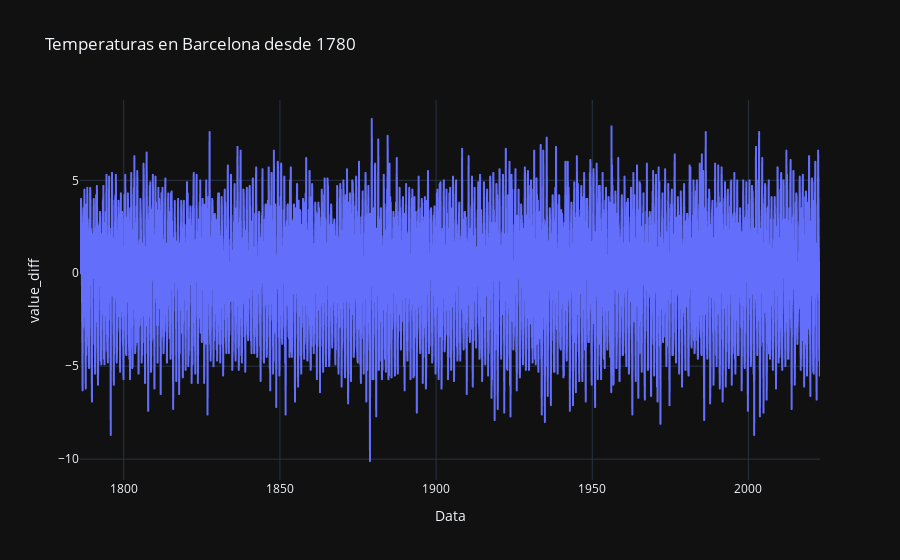

Source (notebook cell):
### Markdown cell above
Seasonal ARIMA, es una extensión de ARIMA que admite explícitamente datos de series temporales univariadas con un componente estacional. Agrega tres nuevos hiperparámetros para especificar la autorregresión (AR), diferenciación (I) y media móvil (MA) para el componente estacional de la serie, así como un parámetro adicional para el período de la estacionalidad.

Hay cuatro elementos estacionales que no forman parte de ARIMA que deben configurarse; ellos son:

P: orden autorregresivo estacional.
D: Orden de diferencia estacional.
P: Orden promedio móvil estacional.
m: El número de pasos de tiempo para un solo período estacional.

### Code cell
fig = px.line(df1, x= df1.index, y="value_diff", template = "plotly_dark", title="Temperaturas en Barcelona desde 1780")
fig.show()

### Figure 1 — Plotly figure (JSON) as saved in the notebook; plotly's stock layout.template omitted (floating-point values rounded to 4 significant figures; data arrays with more than 128 entries replaced by an {"elided": "..."} marker saying what was removed)
{"data": [{"hovertemplate": "Data=%{x}<br>value_diff=%{y}<extra></extra>", "legendgroup": "", "line": {"color": "#636efa", "dash": "solid"}, "marker": {"symbol": "circle"}, "mode": "lines", "name": "", "showlegend": false, "type": "scattergl", "x": {"elided": "2844 str values"}, "xaxis": "x", "y": {"elided": "2844 float values"}, "yaxis": "y"}], "layout": {"legend": {"tracegroupgap": 0}, "title": {"text": "Temperaturas en Barcelona desde 1780"}, "xaxis": {"anchor": "y", "domain": [0, 1], "title": {"text": "Data"}}, "yaxis": {"anchor": "x", "domain": [0, 1], "title": {"text": "value_diff"}}}}
